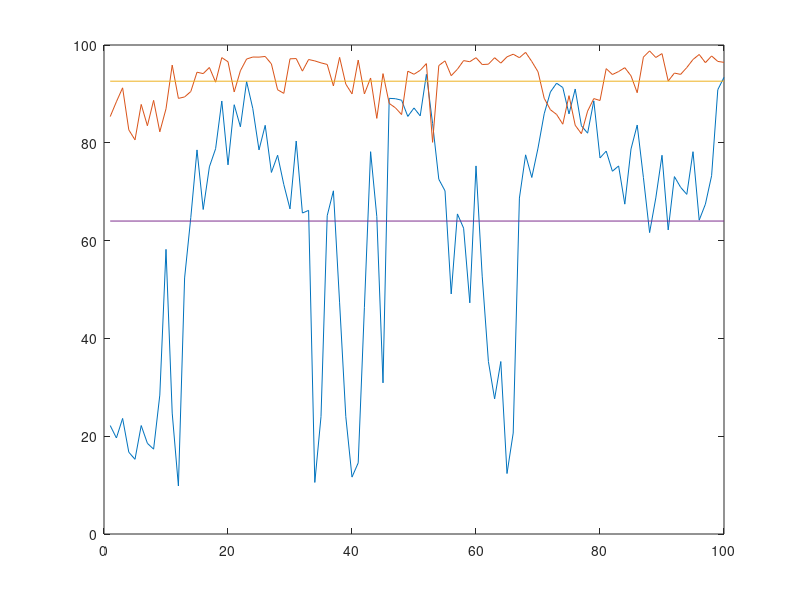

Write MATLAB code to recreate this figure.
 
clc
clear
load('resnet50_workload3_350msQPS_BATCH.mat');
data=resnet50_workload3_350msQPS_BATCH(:,11);

% data=zeros(8500,12);
% count=0;
% for i=1:length(resnet50_workload3_350msQPS_BATCH);
%     if ~isnan(resnet50_workload3_350msQPS_BATCH(i,11));
%         count=count+1;
%         data(count,:)=resnet50_workload3_350msQPS_BATCH(i,:);
%     end
% end
 
start=1;
interval=30;
row=1;
if interval==1;
    plot(data)
    return 
end

for i=1:length(data);
    if start+interval>length(data);
    break;
    end
    new_data(row,1)=mean(data(start:start+interval-1));
    start=start+interval;
    row=row+1;
end
plot(new_data(1:100)) 
mean(new_data(1:100))
hold on;
%%
clc
clear
load('resnet50_workload3_350msQPS_INFless.mat');
data=resnet50_workload3_350msQPS_INFless(:,7);
% data=zeros(3500,12);
% count=0;
% for i=1:length(resnet50_workload3_350msQPS_BATCH);
%     if ~isnan(resnet50_workload3_350msQPS_BATCH(i,12));
%         count=count+1;
%         data(count,:)=resnet50_workload3_350msQPS_BATCH(i,:);
%     end
% end
 
start=1;
interval=60;
row=1;
if interval==1;
    plot(data)
    return 
end

for i=1:length(data);
    if start+interval>length(data);
    break;
    end
    new_data(row,1)=mean(data(start:start+interval-1));
    if new_data(row,1)<60;
         new_data(row,1)= new_data(row,1)*1.5;
    end
    if new_data(row,1)<70;
         new_data(row,1)= new_data(row,1)+20;
    end
    if new_data(row,1)<80;
         new_data(row,1)= new_data(row,1)+10;
    end
    start=start+interval;
    row=row+1;
end
plot(new_data(1:100)) 
plot([1 100],[92.6 92.6]) 
plot([1 100],[64 64]) 
mean(new_data(1:100))